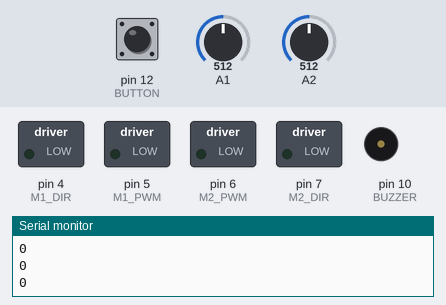
A sketch run on a simulated Arduino Uno, built with avr-gcc and run on an emulated ATmega328P. On the bench: switched loads named in the sketch (green lamp = pin HIGH), buzzer (waves = sounding, pin HIGH), the last lines printed to the serial monitor. The inputs (shaded band) are chosen by the test bench; at power-on: pin 12 (BUTTON) HIGH, A1 = 512, A2 = 512. Random numbers use the default seed unless the sketch sets one.

Above: at 1.2 s.
1.3 s: pin 12 (BUTTON) pulled LOW for 0.15 s
At 3.0 s:
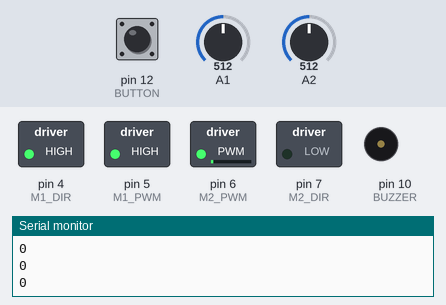
3.8 s: A1 set to 587
5.3 s: A1 set to 600
At 6.4 s:
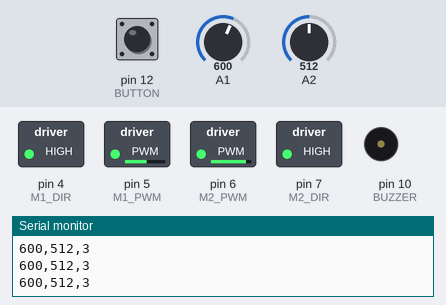
6.8 s: A2 set to 983
At 8.0 s:
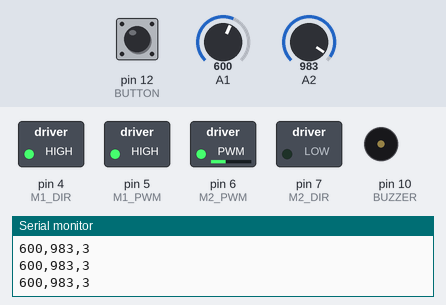
8.3 s: A2 set to 1012
At 9.5 s:
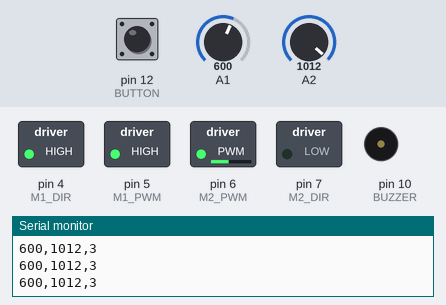
9.8 s: pin 12 (BUTTON) pulled LOW for 1 s
At 10.1 s:
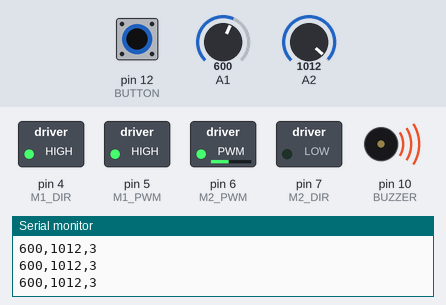
Timing chart, 0 to 12.8 s (numbered marks = the images above; inputs shaded):
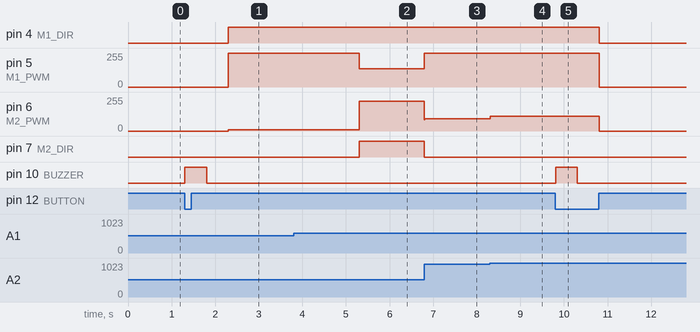

The sketch:

sketch_apr7a.ino
```cpp
#include <avr/io.h>
#include <avr/interrupt.h>
#include <stdlib.h>

#define M1_DIR 4
#define M1_PWM 5
#define M2_DIR 7
#define M2_PWM 6
#define BUTTON 12
#define BUZZER 10

#define SENSOR_LEFT A1
#define SENSOR_RIGHT A2
#define SENSOR_DATA 500

#define CHENGES_SPEED 180
#define MAX_SPEED 255

#define K1 0.65
#define K2 0.02

#define GRAY 850
#define DELAY_SWITCH 500
#define BUZZER_ESPIRAL 100
#define DATA_SPEED 9600
#define MAX_RANGE_RANDOM 50
#define LESS_WHITE 500

int I = 0;
int prevEr = 0;
int err = 0;
int _state = 0;
int time = 0;

void SetupPinMode() {//функция объявления всех подключаемых компонентов
  InitMotors();
  InitButton();
  InitBuzzer();
}

void InitMotors() {//объявление моторов
  pinMode(M1_DIR, OUTPUT);
  pinMode(M1_PWM, OUTPUT);
  pinMode(M2_DIR, OUTPUT);
  pinMode(M2_PWM, OUTPUT);
}

void InitButton() {//объявление кнопок
  pinMode(BUTTON, INPUT_PULLUP);
}

void InitBuzzer() {//объявление зуммера
  pinMode(BUZZER, OUTPUT);
}

bool ButtonState(int pin) {//функция нажатия клавиши с обработкой состояний
  bool flag;
  bool btnState = !digitalRead(pin);
  if (btnState && !flag) flag = true;  // обработчик нажатия
  if (!btnState && flag) flag = false; // обработчик отпускания
  return flag;
}

void BuzzerVoice(int t) {//функция голоса пищалки
  digitalWrite(BUZZER, true);
  delay(t);
  digitalWrite(BUZZER, false);
  delay(t);
}

bool MoreNumber(float power) {//функция проверки максимального значения
  bool flag;                  //передаваемого на мотор для функции спирали
  if (power < MAX_SPEED) flag = false;
  else flag = true;
  return flag;
}

void Motors(int Speed1, int Speed2) {//функция работы моторов
  if(Speed1 > MAX_SPEED) Speed1 = MAX_SPEED;
  if(Speed1 < -MAX_SPEED) Speed1 = -MAX_SPEED;
  if(Speed2 > MAX_SPEED) Speed2 = MAX_SPEED;
  if(Speed2 < -MAX_SPEED) Speed2 = -MAX_SPEED;

  if(Speed1 > 0) {
    digitalWrite(M1_DIR, 1);
    analogWrite(M1_PWM, Speed1);
  }
  else {
    digitalWrite(M1_DIR, 0);
    analogWrite(M1_PWM, -Speed1);
  }

  if(Speed2 > 0) {
    digitalWrite(M2_DIR, 1);
    analogWrite(M2_PWM, Speed2);
  }
  else {
    digitalWrite(M2_DIR, 0);
    analogWrite(M2_PWM, -Speed2);
  }
}

void Stop() {//остановка моторов
  Motors(0, 0);
}

int LineSensorRead(int SensorPin) {//чтение данных с датчика по аналог
  if(SensorPin < A0 || SensorPin > A3)
    return -1;

  int Data = analogRead(SensorPin);
  return Data;
}

void Print(float mR, float mL, int sR, int sL) {
  Serial.print(mR);
  Serial.print(',');
  Serial.print(mL);
  Serial.print(',');
  Serial.print(LineSensorRead(SENSOR_RIGHT));
  Serial.print(',');
  Serial.print(LineSensorRead(SENSOR_LEFT));
  Serial.print(',');
  Serial.print(I);
  Serial.println();
}

void BotState() {//_state
  int sensor;
  float motor_right, motor_left;
  bool state_b = false;
  if ( ButtonState(BUTTON) && _state != 0) {
    _state = 0;
    BuzzerVoice(DELAY_SWITCH);
  }
  if ( ButtonState(BUTTON) && _state != 1) {
    _state = 1;
    BuzzerVoice(DELAY_SWITCH);
  }
  if ((_state == 1 || _state == 3) && LineSensorRead(SENSOR_LEFT) < SENSOR_DATA && LineSensorRead(SENSOR_RIGHT) < SENSOR_DATA) _state = 2;
  if ((_state == 1 || _state == 2)) _state = 3;
  switch (_state) {//кейс состояний
    case 0:
      Stop();
      Serial.print(0);
      Serial.println();
      break;
    case 1:
      if (LineSensorRead(SENSOR_LEFT) < SENSOR_DATA+100 && LineSensorRead(SENSOR_RIGHT) < SENSOR_DATA+100) _state = 2;
      if (LineSensorRead(SENSOR_LEFT) > SENSOR_DATA+100 || LineSensorRead(SENSOR_RIGHT) > SENSOR_DATA+100) _state = 3;
      Serial.print(1);
      Serial.println();
      break;
    case 2:
      MoveEspiral(_state, motor_right, motor_left, time);
      Serial.print(2);
      Serial.println();
      break;
    case 3:
      if (LineSensorRead(SENSOR_LEFT) < SENSOR_DATA+100 && LineSensorRead(SENSOR_RIGHT) < SENSOR_DATA+100) {
        _state = 2;
        MoveEspiral(_state, motor_right, motor_left, time);
      } else {
        MoveBot(sensor, motor_right, motor_left, _state);
        Serial.print(LineSensorRead(SENSOR_LEFT));
        Serial.print(',');
        Serial.print(LineSensorRead(SENSOR_RIGHT));
        Serial.print(',');
        Serial.print(3);
        Serial.println();
      }
      //MoveBot(sensor, motor_right, motor_left, _state);
      break;
    default :
      break;
  }

  //Serial.print(_state);
  //Serial.println();

  //Print(motor_right,motor_left,LineSensorRead(SENSOR_RIGHT),LineSensorRead(SENSOR_LEFT));
}

float Inc (int LineL, int LineR)
{
  if(LineL<LESS_WHITE && LineR<LESS_WHITE)
  {
    return 1;
  }
  else
  {
    return 0;
  }
}

void MoveEspiral(int& _state, float& power_r, float& power_l, int& time) {
  float r = power_r;
  float l = power_l;
  if (r == 0 && l == 0) {
    r = rand() % MAX_RANGE_RANDOM;
    l = rand() % MAX_RANGE_RANDOM;
  }
  if (LineSensorRead(SENSOR_LEFT) > LESS_WHITE || LineSensorRead(SENSOR_RIGHT) > LESS_WHITE) _state = 3;
  //if (MoreNumber(r)) 10*r++;
  //if (MoreNumber(l)) 10*l++;
  if (r > l) {
    l = MAX_SPEED;
  r -= 10;
    if (r < 0) r = 0;
  }
  if (l > r) {
    r = MAX_SPEED;
    l -= 10;
    if (r < 0) r = 0;
  }
  if (MoreNumber(r) && MoreNumber(l)) time++;
  else if (MoreNumber(r) && MoreNumber(l) && time == 4) _state = 0;
  Motors(r, l);
}

void MoveBot(int& sensor, float& motor_right, float& motor_left, int& _state) {
  sensor = LineSensorRead(SENSOR_LEFT) - LineSensorRead(SENSOR_RIGHT);
  err = sensor - GRAY;//вычисляемая ошибка для I
  motor_right = CHENGES_SPEED - (K1/*+Inc(LineSensorRead(A1),LineSensorRead(A2))*/) * sensor - I;//расчет скорости для правой пары колес
  motor_left = CHENGES_SPEED + (K1/*+Inc(LineSensorRead(A1),LineSensorRead(A2))*/) * sensor + I;//расчет скорости для левой пары колес
  Motors(motor_right, motor_left);
  Integrator(I, err, prevEr);
  prevEr = err - I;//сохраняем ошибку - I
  /*if (ButtonState(BUTTON)) {
    state = 0;
  }*/
  if (LineSensorRead(SENSOR_LEFT) < LESS_WHITE && LineSensorRead(SENSOR_RIGHT) < LESS_WHITE) _state = 2;
  //Print(motor_right,motor_left,LineSensorRead(SENSOR_RIGHT),LineSensorRead(SENSOR_LEFT));

  //Serial.print(motor_right);
  //Serial.print(',');
  //Serial.print(motor_left);
  //Serial.println();
}

void Integrator(int& I, int err, int prevEr) {//интегртор
  I += K2*(err - prevEr);
}

void setup() {
  SetupPinMode();
  Serial.begin(DATA_SPEED);
}

void loop() {
  BotState();
}
```

Measured:
- the behaviour switches between 599 and 600 on A1 (found by bisection; images 1 and 2)
- after the input at 1.3 s, pin 4 (M1_DIR): LOW → HIGH after 1.0 s; pin 5 (M1_PWM): 0/255 → 255/255 after 1.0 s; pin 6 (M2_PWM): 0/255 → 10/255 after 1.0 s; pin 10 (BUZZER): LOW → HIGH at once, → LOW 0.50 s later
- after the input at 3.8 s, every drawn part: stays the same
- after the input at 5.3 s, pin 5 (M1_PWM): 255/255 → 137/255 at once; pin 6 (M2_PWM): 10/255 → 222/255 at once; pin 7 (M2_DIR): LOW → HIGH at once
- after the input at 6.8 s, pin 5 (M1_PWM): 137/255 → 255/255 at once; pin 6 (M2_PWM): 222/255 → 92/255 at once; pin 7 (M2_DIR): HIGH → LOW at once
- after the input at 8.3 s, pin 6 (M2_PWM): 92/255 → 112/255 at once
- after the input at 9.8 s, pin 4 (M1_DIR): HIGH → LOW after 1.0 s; pin 5 (M1_PWM): 255/255 → 0/255 after 1.0 s; pin 6 (M2_PWM): 112/255 → 0/255 after 1.0 s; pin 10 (BUZZER): LOW → HIGH at once, → LOW 0.50 s later
